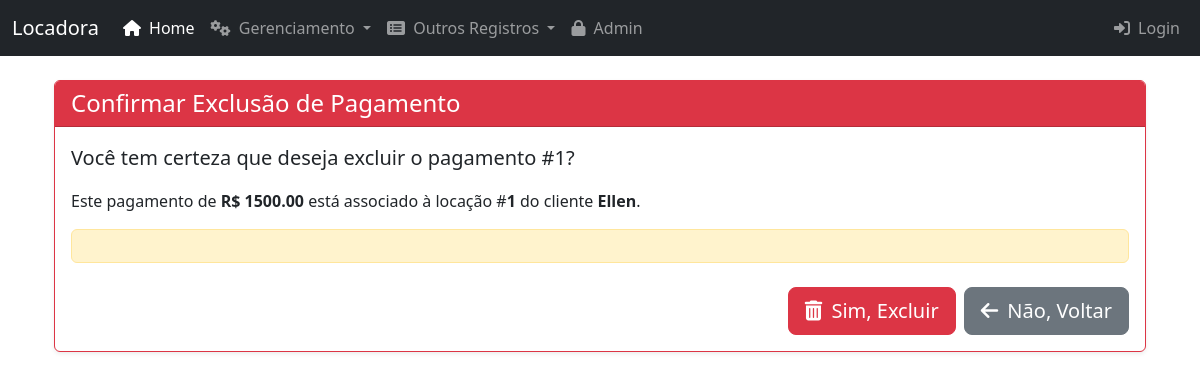
Screenshot of /pagamentos/1/excluir/ with the database file from the repository.
### core/models.py (models this page shows, shortened)
class Pagamento(models.Model):
    id_pagamento = models.AutoField(primary_key=True)
    data_pagamento = models.DateTimeField(auto_now_add=True)
    valor_pago = models.DecimalField(max_digits=10, decimal_places=2)
    metodo_pagamento = models.CharField(max_length=50)
    status_pagamento = models.CharField(max_length=20, default='Pendente') # Ex: Pendente, Pago, Estornado
    observacoes = models.TextField(blank=True, null=True)
    locacao = models.ForeignKey(Locacao, on_delete=models.CASCADE, related_name='pagamentos') # CASCADE para deletar pagamentos se locação for deletada
    class Meta:
        verbose_name = "Pagamento"
        verbose_name_plural = "Pagamentos"

class Locacao(models.Model):
    id_locacao = models.AutoField(primary_key=True)
    data_inicio = models.DateTimeField()
    data_fim_prevista = models.DateTimeField()
    data_fim_real = models.DateTimeField(null=True, blank=True)
    valor_total = models.DecimalField(max_digits=10, decimal_places=2, null=True, blank=True)
    status_locacao = models.CharField(max_length=20, default='Reservada')
    cliente = models.ForeignKey(Cliente, on_delete=models.PROTECT, related_name='locacoes')
    veiculo = models.ForeignKey(Veiculo, on_delete=models.PROTECT, related_name='locacoes')
    funcionario = models.ForeignKey(Funcionario, on_delete=models.SET_NULL, null=True, blank=True, related_name='locacoes_atendidas')
    agencia = models.ForeignKey(Agencia, on_delete=models.PROTECT, related_name='locacoes_origem')
    class Meta:
        verbose_name = "Locação"
        verbose_name_plural = "Locações"

class Cliente(models.Model):
    id_cliente = models.AutoField(primary_key=True)
    nome = models.CharField(max_length=100)
    sobrenome = models.CharField(max_length=100)
    cpf = models.CharField(max_length=14, unique=True) # Formato "XXX.XXX.XXX-XX"
    data_nascimento = models.DateField(null=True, blank=True)
    email = models.EmailField(unique=True)
    telefone = models.CharField(max_length=20)
    endereco = models.CharField(max_length=255)
    num_cnh = models.CharField(max_length=20, unique=True, null=True, blank=True)
    data_val_cnh = models.DateField(null=True, blank=True)
    class Meta:
        verbose_name = "Cliente"
        verbose_name_plural = "Clientes"

### core/views.py (the view, shortened to what this page needs)
# urls.py: path('pagamentos/<int:pk>/excluir/', views.excluir_pagamento, name='excluir_pagamento'),
def excluir_pagamento(request, pk):
    pagamento = get_object_or_404(Pagamento, pk=pk)
    return render(request, 'core/excluir_pagamento.html', {'pagamento': pagamento})

### core/templates/core/excluir_pagamento.html (shortened to what this page needs)
{% extends 'base.html' %}
{% block content %}
    <div class="card shadow-sm border-danger">
        <div class="card-header bg-danger text-white">
            <h1 class="h4 mb-0">Confirmar Exclusão de Pagamento</h1>
        </div>
        <div class="card-body">
            <p class="lead">Você tem certeza que deseja excluir o pagamento #<strong>{{ pagamento.id_pagamento }}</strong>?</p>
            <p>Este pagamento de <strong>R$ {{ pagamento.valor_pago|floatformat:2 }}</strong> está associado à locação #<strong>{{ pagamento.locacao.id_locacao }}</strong> do cliente <strong>{{ pagamento.locacao.cliente.nome }}</strong>.</p>
            <div class="alert alert-warning" role="alert">
            </div>
            <form method="post">
                <div class="d-grid gap-2 d-md-flex justify-content-md-end mt-4">
                    <button type="submit" class="btn btn-danger btn-lg">
                        <i class="fas fa-trash-alt me-1"></i> Sim, Excluir
                    </button>
                    <a href="{% url 'detalhes_pagamento' pk=pagamento.pk %}" class="btn btn-secondary btn-lg">
                        <i class="fas fa-arrow-left me-1"></i> Não, Voltar
                    </a>
                </div>
            </form>
        </div>
    </div>
{% endblock %}

### rows the page displays
Pagamento: id_pagamento "1", valor_pago "1500.00", locacao.id_locacao "1", locacao.cliente.nome "Ellen"
